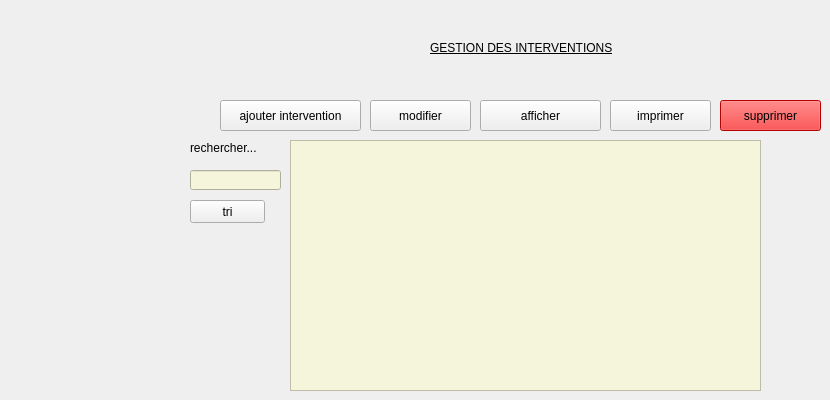
      <widget class="QWidget" name="page_33">
       <widget class="QTableView" name="tableView_3">
        <property name="geometry">
         <rect>
          <x>290</x>
          <y>140</y>
          <width>471</width>
          <height>251</height>
         </rect>
        </property>
        <property name="styleSheet">
         <string notr="true">background-color:beige;</string>
        </property>
       </widget>
       <widget class="QPushButton" name="imprimer">
        <property name="geometry">
         <rect>
          <x>610</x>
          <y>100</y>
          <width>101</width>
          <height>31</height>
         </rect>
        </property>
        <property name="styleSheet">
         <string notr="true">backgroun-color:tan;</string>
        </property>
        <property name="text">
         <string>imprimer</string>
        </property>
       </widget>
       <widget class="QPushButton" name="afficher_inter">
        <property name="geometry">
         <rect>
          <x>480</x>
          <y>100</y>
          <width>121</width>
          <height>31</height>
         </rect>
        </property>
        <property name="styleSheet">
         <string notr="true">backgroun-color:tan;</string>
        </property>
        <property name="text">
         <string>afficher</string>
        </property>
       </widget>
       <widget class="QPushButton" name="tri_inter">
        <property name="geometry">
         <rect>
          <x>190</x>
          <y>200</y>
          <width>75</width>
          <height>23</height>
         </rect>
        </property>
        <property name="styleSheet">
         <string notr="true">backgroun-color:tan;</string>
        </property>
        <property name="text">
         <string>tri</string>
        </property>
       </widget>
       <widget class="QLineEdit" name="rechecher_inter">
        <property name="geometry">
         <rect>
          <x>190</x>
          <y>170</y>
          <width>91</width>
          <height>20</height>
         </rect>
        </property>
        <property name="styleSheet">
         <string notr="true">background-color:beige;</string>
        </property>
       </widget>
       <widget class="QPushButton" name="ajouter_inter">
        <property name="geometry">
         <rect>
          <x>220</x>
          <y>100</y>
          <width>141</width>
          <height>31</height>
         </rect>
        </property>
        <property name="styleSheet">
         <string notr="true">backgroun-color:tan;</string>
        </property>
        <property name="text">
         <string>ajouter intervention</string>
        </property>
       </widget>
       <widget class="QPushButton" name="supp_inter">
        <property name="geometry">
         <rect>
          <x>720</x>
          <y>100</y>
          <width>101</width>
          <height>31</height>
         </rect>
        </property>
        <property name="styleSheet">
         <string notr="true">background-color:red;</string>
        </property>
        <property name="text">
         <string>supprimer</string>
        </property>
       </widget>
       <widget class="QLabel" name="label_57">
        <property name="geometry">
         <rect>
          <x>190</x>
          <y>140</y>
          <width>81</width>
          <height>16</height>
         </rect>
        </property>
        <property name="text">
         <string>rechercher...</string>
        </property>
       </widget>
       <widget class="QPushButton" name="modifier_rec_2">
        <property name="geometry">
         <rect>
          <x>370</x>
          <y>100</y>
          <width>101</width>
          <height>31</height>
         </rect>
        </property>
        <property name="styleSheet">
         <string notr="true">backgroun-color:tan;</string>
        </property>
        <property name="text">
         <string>modifier</string>
        </property>
       </widget>
       <widget class="QLabel" name="label_86">
        <property name="geometry">
         <rect>
          <x>430</x>
          <y>40</y>
          <width>241</width>
          <height>16</height>
         </rect>
        </property>
        <property name="styleSheet">
         <string notr="true">font: 75 12pt &quot;MS Shell Dlg 2&quot;;
text-decoration: underline;</string>
        </property>
        <property name="text">
         <string>GESTION DES INTERVENTIONS</string>
        </property>
       </widget>
      </widget>
